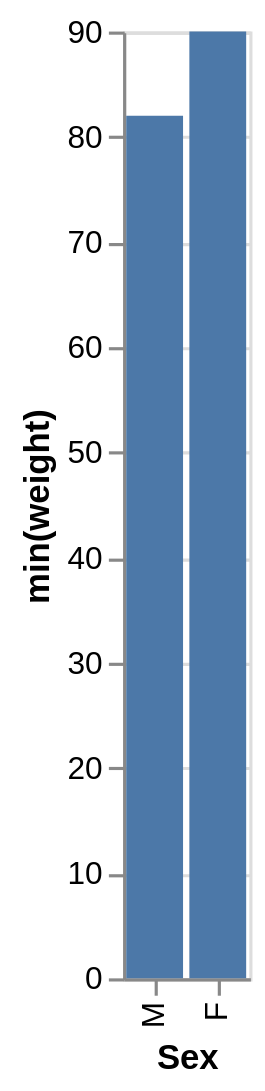

Here is the Vega-Lite specification saved for this chart:
### Vega-Lite specification from a JSON file in a GitHub repository (floating-point values rounded to 4 significant figures)
{"data": {"values": [{"x_data": "M", "y_data": 82}, {"x_data": "F", "y_data": 90}]}, "mark": "bar", "encoding": {"x": {"field": "x_data", "type": "nominal", "title": "Sex", "sort": {"op": "sum", "field": "y_data", "order": "ascending"}}, "y": {"field": "y_data", "type": "quantitative", "title": "min(weight)"}}}
